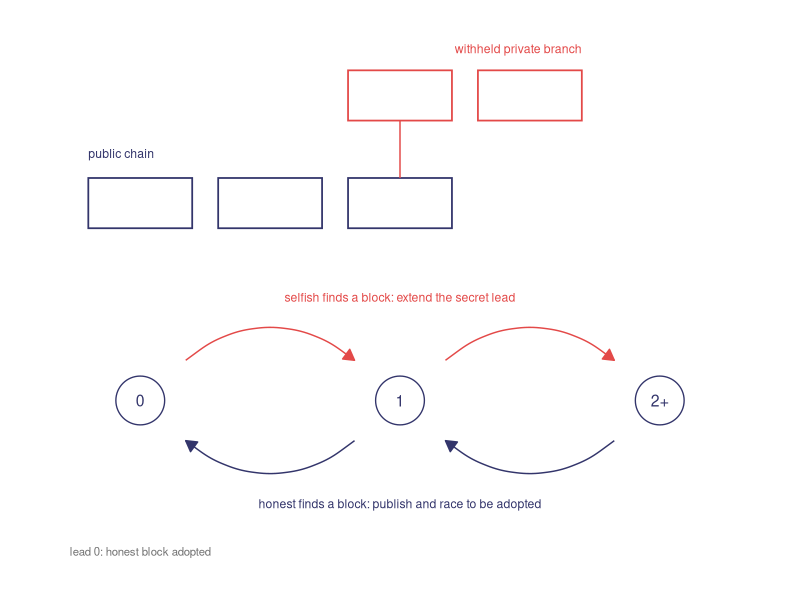
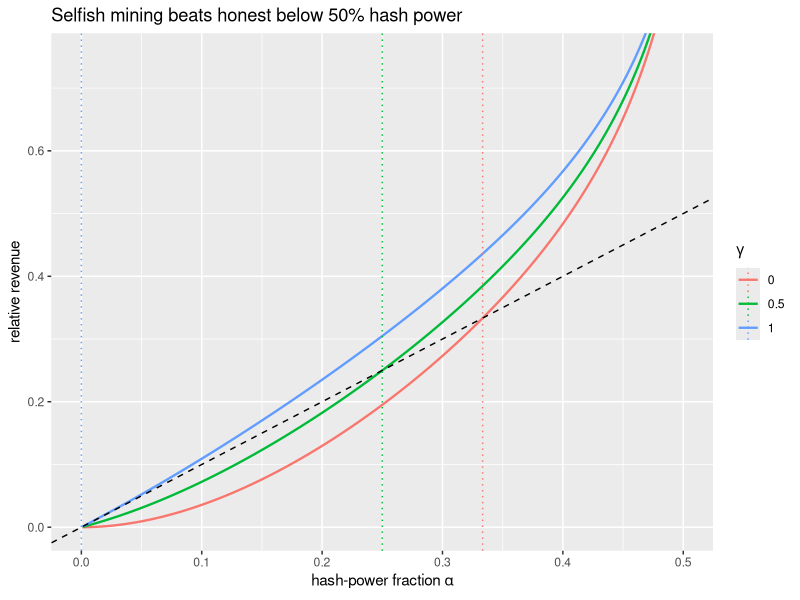
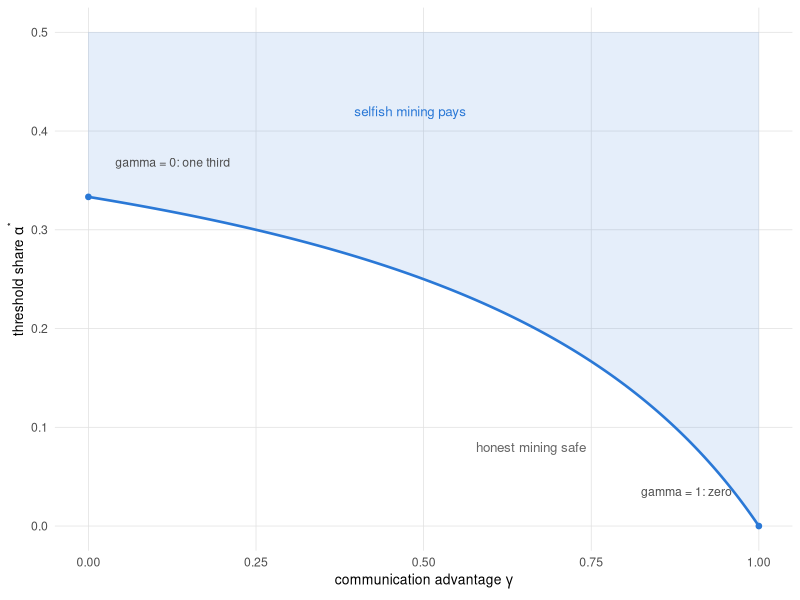

R code for these plots, in order:
## ---- chunk 1
pow_attack_cost <- function(network_hashrate_ths,
                            hours,
                            rent_per_ths_hour) {
  0.51 * network_hashrate_ths * hours *
    rent_per_ths_hour
}

# Illustrative figures, not a live measurement.
c(cost_6h  = pow_attack_cost(4e8, 6,  0.02),
  cost_24h = pow_attack_cost(4e8, 24, 0.02))
## ---- chunk 2
#| label: fig-selfish-states
#| fig-cap: 'The selfish miner modeled as a Markov chain on the lead it holds over the public chain. Finding a block extends a withheld private branch, drawn in red above the public chain, while an honest block prompts the miner to publish and race to have its branch adopted. The state records how many blocks the private branch leads by.'
library(ggplot2)

PAL <- c('#2a78d6', '#1baf7a', '#eda100', '#008300',
         '#4a3aa7', '#e34948', '#e87ba4', '#eb6834')

book_theme <- ggplot2::theme_minimal(base_size = 11) +
  ggplot2::theme(
    panel.grid.minor = ggplot2::element_blank(),
    panel.grid.major = ggplot2::element_line(
      linewidth = 0.25, colour = 'grey88'),
    axis.title = ggplot2::element_text(size = 10),
    legend.position = 'bottom')

indigo <- '#33356b'
attack_col <- '#e34948'

nodes <- data.frame(
  x = c(1, 3, 5), y = 0, lab = c('0', '1', '2+'))
pub <- data.frame(
  xmin = c(0.6, 1.6, 2.6), xmax = c(1.4, 2.4, 3.4),
  ymin = 1.2, ymax = 1.55)
wh <- data.frame(
  xmin = c(2.6, 3.6), xmax = c(3.4, 4.4),
  ymin = 1.95, ymax = 2.3)

ggplot() +
  geom_rect(data = pub, aes(xmin = xmin, xmax = xmax,
            ymin = ymin, ymax = ymax),
            fill = 'white', colour = indigo,
            linewidth = 0.6) +
  geom_rect(data = wh, aes(xmin = xmin, xmax = xmax,
            ymin = ymin, ymax = ymax),
            fill = 'white', colour = attack_col,
            linewidth = 0.6) +
  annotate('segment', x = 3, xend = 3,
           y = 1.55, yend = 1.95,
           colour = attack_col, linewidth = 0.5) +
  annotate('text', x = 0.6, y = 1.72,
           label = 'public chain', colour = indigo,
           size = 3.1, hjust = 0) +
  annotate('text', x = 4.4, y = 2.45,
           label = 'withheld private branch',
           colour = attack_col, size = 3.1, hjust = 1) +
  geom_point(data = nodes, aes(x, y), shape = 21,
             size = 16, fill = 'white', colour = indigo,
             stroke = 0.7) +
  geom_text(data = nodes, aes(x, y, label = lab),
            colour = indigo, size = 4) +
  annotate('curve', x = 1.35, xend = 2.65,
           y = 0.28, yend = 0.28, curvature = -0.4,
           colour = attack_col, linewidth = 0.5,
           arrow = arrow(length = unit(0.02, 'npc'),
                         type = 'closed')) +
  annotate('curve', x = 3.35, xend = 4.65,
           y = 0.28, yend = 0.28, curvature = -0.4,
           colour = attack_col, linewidth = 0.5,
           arrow = arrow(length = unit(0.02, 'npc'),
                         type = 'closed')) +
  annotate('text', x = 3, y = 0.72, colour = attack_col,
           size = 3.1,
           label = 'selfish finds a block: extend the secret lead') +
  annotate('curve', x = 2.65, xend = 1.35,
           y = -0.28, yend = -0.28, curvature = -0.4,
           colour = indigo, linewidth = 0.5,
           arrow = arrow(length = unit(0.02, 'npc'),
                         type = 'closed')) +
  annotate('curve', x = 4.65, xend = 3.35,
           y = -0.28, yend = -0.28, curvature = -0.4,
           colour = indigo, linewidth = 0.5,
           arrow = arrow(length = unit(0.02, 'npc'),
                         type = 'closed')) +
  annotate('text', x = 3, y = -0.72, colour = indigo,
           size = 3.1,
           label = 'honest finds a block: publish and race to be adopted') +
  annotate('text', x = 1, y = -1.05, colour = 'grey45',
           size = 2.9,
           label = 'lead 0: honest block adopted') +
  coord_cartesian(xlim = c(0.2, 5.8),
                  ylim = c(-1.2, 2.6)) +
  theme_void()
## ---- chunk 3
selfish_revenue <- function(alpha, gamma) {
  num <- alpha * (1 - alpha)^2 *
    (4 * alpha + gamma * (1 - 2 * alpha)) -
    alpha^3
  den <- 1 - alpha * (1 + (2 - alpha) * alpha)
  num / den
}

selfish_threshold <- function(gamma) {
  (1 - gamma) / (3 - 2 * gamma)
}

# Thresholds at the three communication regimes.
c(gamma_0   = selfish_threshold(0),
  gamma_0.5 = selfish_threshold(0.5),
  gamma_1   = selfish_threshold(1))
## ---- chunk 4
#| label: fig-selfish
#| fig-cap: 'Selfish-mining relative revenue against honest mining. Each curve is R(alpha, gamma) for one communication advantage; the dashed line is the honest baseline y = alpha. Where a curve rises above the dashed line, withholding pays. Vertical marks show the profitability thresholds (1-gamma)/(3-2gamma).'
library(dplyr)
library(tidyr)
library(ggplot2)

gammas <- c(0, 0.5, 1)
alpha_grid <- seq(0.001, 0.499, length.out = 400)

curves <- expand_grid(gamma = gammas,
                      alpha = alpha_grid) |>
  mutate(revenue = selfish_revenue(alpha, gamma),
         gamma = factor(gamma))

thresholds <- tibble(
  gamma = factor(gammas),
  alpha_star = selfish_threshold(gammas))

ggplot(curves,
       aes(alpha, revenue, colour = gamma)) +
  geom_line(linewidth = 0.8) +
  geom_abline(slope = 1, intercept = 0,
              linetype = 2) +
  geom_vline(data = thresholds,
             aes(xintercept = alpha_star,
                 colour = gamma),
             linetype = 3) +
  coord_cartesian(xlim = c(0, 0.5),
                  ylim = c(0, 0.75)) +
  labs(x = expression('hash-power fraction ' *
                        alpha),
       y = 'relative revenue',
       colour = expression(gamma),
       title = paste('Selfish mining beats honest',
                     'below 50% hash power'))
## ---- chunk 5
#| label: fig-threshold
#| fig-cap: 'The selfish-mining profitability threshold falls as the communication advantage grows. The curve is the safe-share boundary (1-gamma)/(3-2gamma); a miner whose share lands in the shaded region above the curve earns more by withholding, while a miner below it does better mining honestly. The safe share is one third when the attacker has no propagation edge and vanishes as gamma approaches one.'
gamma_grid <- seq(0, 1, length.out = 200)
thr_df <- tibble::tibble(
  gamma = gamma_grid,
  alpha_star = selfish_threshold(gamma_grid))

ggplot(thr_df, aes(gamma, alpha_star)) +
  geom_ribbon(aes(ymin = alpha_star, ymax = 0.5),
              fill = PAL[1], alpha = 0.12) +
  geom_line(colour = PAL[1], linewidth = 0.9) +
  annotate('text', x = 0.48, y = 0.42,
           label = 'selfish mining pays',
           colour = PAL[1], size = 3.4) +
  annotate('text', x = 0.66, y = 0.08,
           label = 'honest mining safe',
           colour = 'grey40', size = 3.4) +
  annotate('point', x = 0, y = 1 / 3,
           colour = PAL[1], size = 1.6) +
  annotate('text', x = 0.04, y = 1 / 3 + 0.035,
           hjust = 0, label = 'gamma = 0: one third',
           colour = 'grey30', size = 3.1) +
  annotate('point', x = 1, y = 0,
           colour = PAL[1], size = 1.6) +
  annotate('text', x = 0.96, y = 0.035, hjust = 1,
           label = 'gamma = 1: zero',
           colour = 'grey30', size = 3.1) +
  coord_cartesian(ylim = c(0, 0.5)) +
  labs(x = expression('communication advantage ' *
                        gamma),
       y = expression('threshold share ' *
                        alpha^'*')) +
  book_theme
## ---- chunk 6
# SYNTHETIC illustration, not a live measurement.
small_chain_hashrate_ths <- 4e5   # 1/1000 of large
attack_window_hours      <- 6     # confirmations
rent_per_ths_hour        <- 0.02

attack_cost <- pow_attack_cost(
  small_chain_hashrate_ths,
  attack_window_hours,
  rent_per_ths_hour)

offchain_value_of_edit <- 3e6     # avoided liability

c(attack_cost_usd  = attack_cost,
  offchain_value   = offchain_value_of_edit,
  ratio_value_cost = offchain_value_of_edit /
    attack_cost)
## ---- chunk 7
#| label: tbl-ledger-threat
knitr::kable(
  tibble::tibble(
    Quantity = c(
      'Small-chain hash rate (TH/s)',
      'Attack window (hours)',
      'Rental price (USD per TH/s-hour)',
      'Rental cost of the reorg (USD)',
      'Off-chain value of the edit (USD)',
      'Value-to-cost ratio'),
    Value = c(
      format(small_chain_hashrate_ths, big.mark = ',',
             scientific = FALSE),
      format(attack_window_hours),
      format(rent_per_ths_hour),
      format(round(attack_cost), big.mark = ',',
             scientific = FALSE),
      format(offchain_value_of_edit, big.mark = ',',
             scientific = FALSE),
      paste0(round(offchain_value_of_edit /
                     attack_cost), ' to 1'))),
  caption = paste('The hospital-consortium threat',
                  'model, SYNTHETIC, priced on both',
                  'sides of the ledger.'),
  align = c('l', 'r'))
## ---- chunk 8
library(tibble)

pos_attack_cost <- function(total_staked_usd,
                            slash_fraction = 1) {
  0.34 * total_staked_usd * slash_fraction
}

# Illustrative, not a live measurement.
tibble(
  mechanism = c('PoW rental (6h)',
                'PoW rental (24h)',
                'PoS stake-at-risk'),
  cost_usd = c(
    pow_attack_cost(4e8, 6,  0.02),
    pow_attack_cost(4e8, 24, 0.02),
    pos_attack_cost(1e11, 1)),
  recovered = c('most (hardware retains value)',
                'most (hardware retains value)',
                'little (slashed)'))
## ---- chunk 9
gamma_seq <- c(0, 0.25, 0.5, 0.75, 1)

tibble(
  gamma = gamma_seq,
  safe_share_upper = selfish_threshold(gamma_seq),
  revenue_at_share =
    selfish_revenue(selfish_threshold(gamma_seq) +
                      1e-6, gamma_seq))
